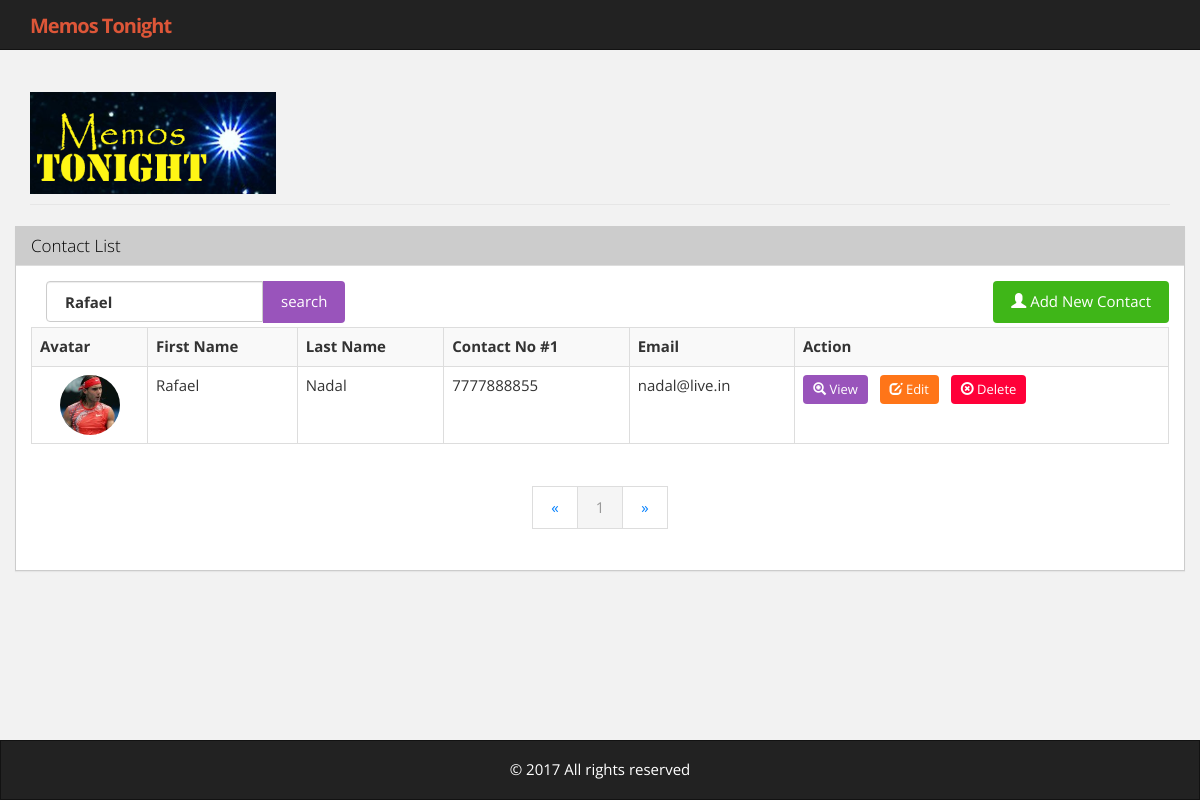
Page /index.php?keyword=Rafael  on the committed database.
### tables this page shows
CREATE TABLE IF NOT EXISTS `tbl_contacts` (
  `contact_id` int(11) NOT NULL AUTO_INCREMENT,
  `first_name` varchar(255) NOT NULL,
  `middle_name` varchar(255) NOT NULL,
  `last_name` varchar(255) NOT NULL,
  `address` text,
  `contact_no1` varchar(255) NOT NULL,
  `contact_no2` varchar(255) DEFAULT NULL,
  `email_address` varchar(255) NOT NULL,
  `profile_pic` varchar(255) DEFAULT NULL,
  PRIMARY KEY (`contact_id`)
);

### index.php (the view, shortened to what this page needs)
<?php
require_once 'config.php';
include 'header.php';
if (!(isset($_GET['pagenum']))) {
    $pagenum = 1;
} else {
    $pagenum = $_GET['pagenum'];
}
$page_limit = ($_GET["show"] <> "" && is_numeric($_GET["show"])) ? $_GET["show"] : 10;
try {
    $keyword = trim($_GET["keyword"]);
    if ($keyword <> "") {
        $sql  = "SELECT * FROM tbl_contacts WHERE 1 AND " . " (first_name LIKE :keyword) ORDER BY first_name ";
        $stmt = $DB->prepare($sql);
        $stmt->bindValue(":keyword", $keyword . "%");
    } else {
        $sql  = "SELECT * FROM tbl_contacts WHERE 1 ORDER BY first_name ";
        $stmt = $DB->prepare($sql);
    }
    $stmt->execute();
    $total_count = count($stmt->fetchAll());
    $last        = ceil($total_count / $page_limit);
    $lower_limit = ($pagenum - 1) * $page_limit;
    $lower_limit = ($lower_limit < 0) ? 0 : $lower_limit;
    $sql2        = $sql . " limit " . ($lower_limit) . " , " . ($page_limit) . " ";
    $stmt        = $DB->prepare($sql2);
    if ($keyword <> "") {
        $stmt->bindValue(":keyword", $keyword . "%");
    }
    $stmt->execute();
    $results = $stmt->fetchAll();
}
catch (Exception $ex) {
    echo $ex->getMessage();
}
?>
    <div class="row">
      <div class="panel panel-default">
        <div class="panel-heading">
          <h3 class="panel-title" >Contact List</h3>
        </div>
        <div class="panel-body">
          <div class="col-lg-12" style="padding-left: 0; padding-right: 0;">
            <form action="index.php" method="get">
              <div class="col-lg-6 pull-left" style="padding-left: 0;">
                <span class="pull-left" id="search-bar">
                    <label class="col-lg-12 control-label" for="keyword" style="padding-right: 0;">
                        <input type="text" value="<?php echo $_GET["keyword"]; ?>" placeholder="search by first name" id="search" class="form-control" name="keyword">
                    </label>
                </span>
                <button class="btn btn-info" id="search-button" style="border-top-right-radius: 4px; border-bottom-right-radius: 4px;">search</button>
              </div>
            </form>
            <div class="pull-right"><a href="book.php" id="addcontact"><button class="btn btn-success rounded"><span class="glyphicon glyphicon-user"></span> Add New Contact</button></a></div>
          </div>
          <div class="clearfix"></div>
          <?php if (count($results) > 0) { ?>
          <div class="table-responsive">
            <table class="table table-striped table-hover table-bordered ">
              <tbody>
                <tr>
                  <th>Avatar</th>
                  <th>First Name</th>
                  <th>Last Name</th>
                  <th class="hidden-xs hidden-sm">Contact No #1 </th>
                  <th class="hidden-xs hidden-sm">Email </th>
                  <th>Action </th>
                </tr>
                <?php foreach ($results as $res) { ?>
                <tr>
                  <td style="text-align: center;">
                    <?php $pic = ($res["profile_pic"] <> "" ) ? $res["profile_pic"] : "no_avatar.png" ?>
                    <a href="profile_pics/ <?php echo $pic ?>" target="_blank" ><img src="profile_pics/<?php echo $pic ?>" alt="" class="btn-circle"></a>
                  </td>
                  <td>
                    <?php echo $res["first_name"]; ?>
                  </td>
                  <td>
                    <?php echo $res["last_name"]; ?>
                  </td>
                  <td class="hidden-xs hidden-sm">
                    <?php echo $res["contact_no1"]; ?>
                  </td>
                  <td class="hidden-xs hidden-sm">
                    <?php echo $res["email_address"]; ?>
                  </td>
                  <td>
                    <a href="view.php?cid=<?php echo $res["contact_id"]; ?>">
                       <button class="btn btn-sm btn-info rounded">
                            <span class="glyphicon glyphicon-zoom-in" title="View"></span>
                            <span class="hidden-xs hidden-sm"> View</span>
                        </button>
                    </a>&nbsp;
                    <a href="book.php?m=update&cid=<?php echo $res["contact_id"]; ?>&pagenum=<?php echo $_GET["pagenum"]; ?>">
                        <button class="btn btn-sm btn-warning rounded">
                            <span class="glyphicon glyphicon-edit" title="Edit"></span>
                            <span class="hidden-xs hidden-sm"> Edit</span>
                        </button>
                    </a>&nbsp;
                    <a href="process_form.php?mode=delete&cid=<?php echo $res["contact_id"]; ?>&keyword=<?php echo $_GET["keyword"]; ?>&pagenum=<?php echo $_GET["pagenum"]; ?>" onclick="return confirm('Are you sure?')">
                        <button class="btn btn-sm btn-danger rounded">
                            <span class="glyphicon glyphicon-remove-circle" title="Delete"></span>
                            <span class="hidden-xs hidden-sm"> Delete</span>
                        </button>
                    </a>&nbsp;
                  </td>
                </tr>
                <?php } ?>
              </tbody>
            </table>
          </div>
          <div class="text-center">
              <div class="col-lg-12 center">
                <ul class="pagination">
                    <li>
                      <a href="index.php?pagenum=<?php echo $i; ?>&keyword=<?php echo $_GET["keyword"]; ?>" aria-label="Previous">
                        <span aria-hidden="true">&laquo;</span>
                      </a>
                    </li>
                    <?php
                    for ($i = 1; $i <= $last; $i++) {
                        if ($i == $pagenum) {
                    ?>
                    <li class="active">
                      <a href="javascript:void(0);">
                        <?php echo $i ?>
                      </a>
                    </li>
                    <?php
                        }
                    }
                    ?>
                    <li>
                      <a href="index.php?pagenum=<?php echo $i; ?>&keyword=<?php echo $_GET["keyword"]; ?>" aria-label="Next">
                        <span aria-hidden="true">&raquo;</span>
                      </a>
                    </li>
                </ul>
              </div>
            </div>
            <?php } else { ?>
            <div class="well well-lg">No contacts found.</div>
            <?php } ?>
        </div>
      </div>
    </div>
</div>
<?php
include 'footer.php';
?>

### style/style.css (style rules this page uses)
html,body { margin:0; height: 100%; }
body { padding-top: 50px; background: #f2f2f2; }
.form-control { border-radius: 4px; }
#search { height: 41px; border-radius: 4px 0px 0px 4px; }
.btn-circle { width: 60px; height: 60px; text-align: center; border-radius: 50%; }
.rounded { border-radius: 4px; }
.panel-default { border-color: #ccc; }
.panel-default>.panel-heading { color: black; background-color: #ccc; border-color: #dddddd; }

### rows in the picture
tbl_contacts: profile_pic (picture), first_name "Rafael", last_name "Nadal", contact_no1 "7777888855", email_address "nadal@live.in"
